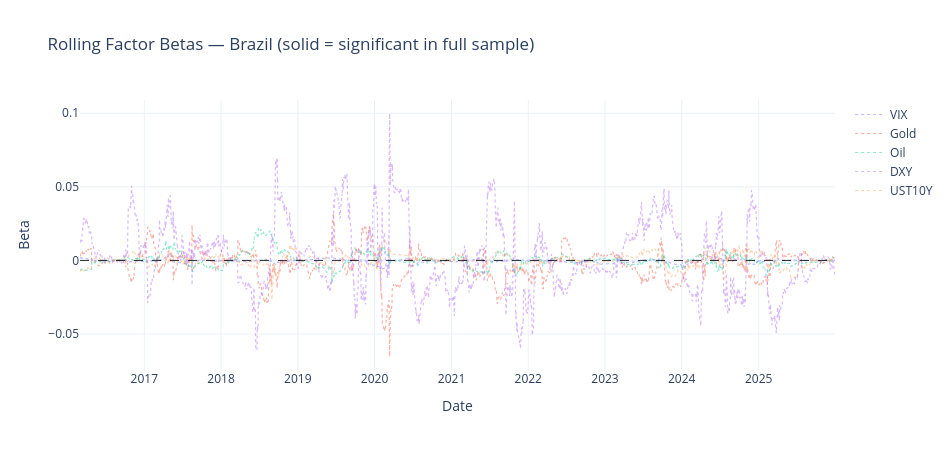
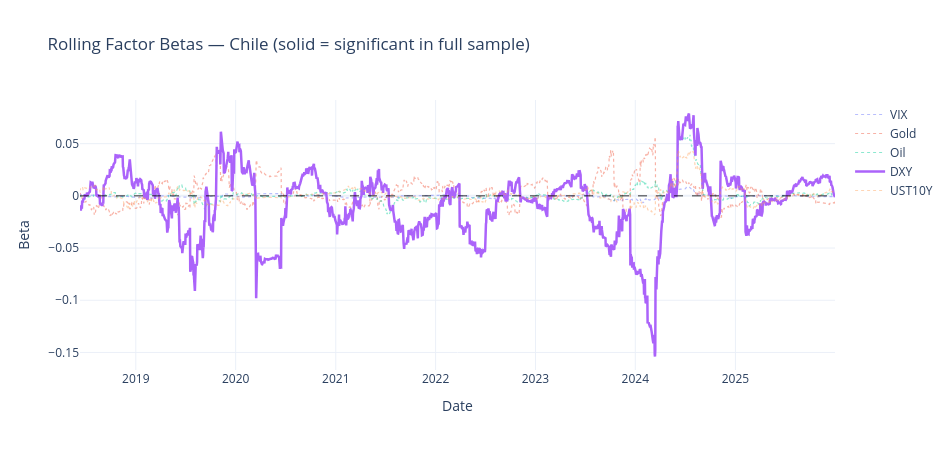

The cell these charts' notebook holds for them, in order:
### Markdown cell above
## 7 · Rolling Beta Stability

A factor is **operationally reliable** only if its beta is stable over time
(same sign, similar magnitude). Large sign-flips indicate the relationship
is regime-dependent and may not be exploitable in production.

Solid lines = significant in the full-sample regression.
Dotted lines = not significant (shown for comparison).

### Code cell
for country in region_data:
    plot_rolling_betas(country, region_data, t_threshold=T_THRESHOLD).show()

### Figure 1 — Plotly figure (JSON) as saved in the notebook; plotly's stock layout.template omitted (floating-point values rounded to 4 significant figures; data arrays with more than 128 entries replaced by an {"elided": "..."} marker saying what was removed)
{"data": [{"line": {"dash": "dot", "width": 1.2}, "mode": "lines", "name": "VIX", "opacity": 0.45, "type": "scatter", "x": {"elided": "2454 str values"}, "y": {"elided": "2454 float values"}}, {"line": {"dash": "dot", "width": 1.2}, "mode": "lines", "name": "Gold", "opacity": 0.45, "type": "scatter", "x": {"elided": "2454 str values"}, "y": {"elided": "2454 float values"}}, {"line": {"dash": "dot", "width": 1.2}, "mode": "lines", "name": "Oil", "opacity": 0.45, "type": "scatter", "x": {"elided": "2454 str values"}, "y": {"elided": "2454 float values"}}, {"line": {"dash": "dot", "width": 1.2}, "mode": "lines", "name": "DXY", "opacity": 0.45, "type": "scatter", "x": {"elided": "2454 str values"}, "y": {"elided": "2454 float values"}}, {"line": {"dash": "dot", "width": 1.2}, "mode": "lines", "name": "UST10Y", "opacity": 0.45, "type": "scatter", "x": {"elided": "2454 str values"}, "y": {"elided": "2454 float values"}}], "layout": {"height": 450, "shapes": [{"line": {"color": "black", "dash": "dash", "width": 0.8}, "type": "line", "x0": 0, "x1": 1, "xref": "x domain", "y0": 0, "y1": 0, "yref": "y"}], "title": {"text": "Rolling Factor Betas — Brazil (solid = significant in full sample)"}, "width": 950, "xaxis": {"title": {"text": "Date"}}, "yaxis": {"title": {"text": "Beta"}}}}

### Figure 2 — Plotly figure (JSON) as saved in the notebook; plotly's stock layout.template omitted (floating-point values rounded to 4 significant figures; data arrays with more than 128 entries replaced by an {"elided": "..."} marker saying what was removed)
{"data": [{"line": {"dash": "dot", "width": 1.2}, "mode": "lines", "name": "VIX", "opacity": 0.45, "type": "scatter", "x": {"elided": "1861 str values"}, "y": {"elided": "1861 float values"}}, {"line": {"dash": "dot", "width": 1.2}, "mode": "lines", "name": "Gold", "opacity": 0.45, "type": "scatter", "x": {"elided": "1861 str values"}, "y": {"elided": "1861 float values"}}, {"line": {"dash": "dot", "width": 1.2}, "mode": "lines", "name": "Oil", "opacity": 0.45, "type": "scatter", "x": {"elided": "1861 str values"}, "y": {"elided": "1861 float values"}}, {"line": {"dash": "solid", "width": 2.5}, "mode": "lines", "name": "DXY", "opacity": 1, "type": "scatter", "x": {"elided": "1861 str values"}, "y": {"elided": "1861 float values"}}, {"line": {"dash": "dot", "width": 1.2}, "mode": "lines", "name": "UST10Y", "opacity": 0.45, "type": "scatter", "x": {"elided": "1861 str values"}, "y": {"elided": "1861 float values"}}], "layout": {"height": 450, "shapes": [{"line": {"color": "black", "dash": "dash", "width": 0.8}, "type": "line", "x0": 0, "x1": 1, "xref": "x domain", "y0": 0, "y1": 0, "yref": "y"}], "title": {"text": "Rolling Factor Betas — Chile (solid = significant in full sample)"}, "width": 950, "xaxis": {"title": {"text": "Date"}}, "yaxis": {"title": {"text": "Beta"}}}}
